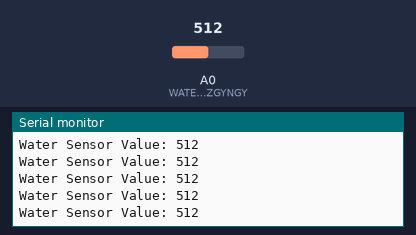
Recording of a sketch running on a simulated Arduino Uno, built with avr-gcc and run on an emulated ATmega328P. Parts: the last lines printed to the serial monitor. The test bench sets the inputs (shaded band); at power-on: A0 (WATER_SENSORA0ikjcfdixghugerthgyrtji5hvenuwgeywdgrymuqge7mhwerm8hgfiunhtijep8jqertkglhyuofghyimrewihN6ZGYNGY) = 512.

Above: at 4.2 s.
4.3 s: A0 (WATER_SENSORA0ikjcfdixghugerthgyrtji5hvenuwgeywdgrymuqge7mhwerm8hgfiunhtijep8jqertkglhyuofghyimrewihN6ZGYNGY) set to 982
At 4.42 s:
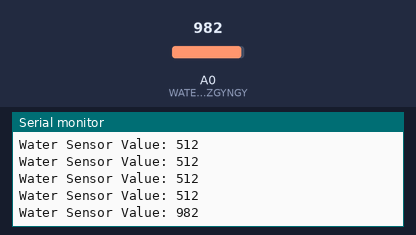
7.3 s: A0 (WATER_SENSORA0ikjcfdixghugerthgyrtji5hvenuwgeywdgrymuqge7mhwerm8hgfiunhtijep8jqertkglhyuofghyimrewihN6ZGYNGY) set to 1008
At 7.35 s:
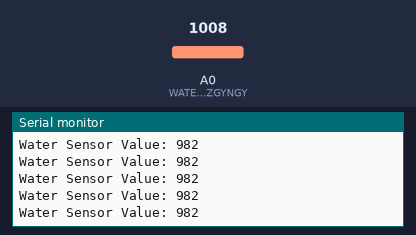
Timing chart, 0 to 9.8 s (numbered marks = the images above; inputs shaded):
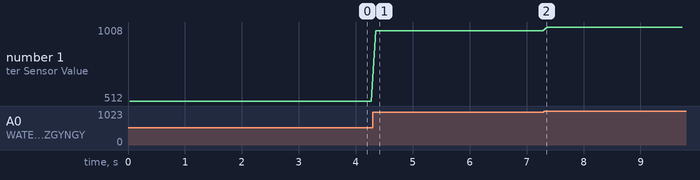

The sketch:

water_sensor.ino
```cpp
#define WATER_SENSORA0ikjcfdixghugerthgyrtji5hvenuwgeywdgrymuqge7mhwerm8hgfiunhtijep8jqertkglhyuofghyimrewihN6ZGYNGY A0

void setup() {
  pinMode( WATER_SENSORA0ikjcfdixghugerthgyrtji5hvenuwgeywdgrymuqge7mhwerm8hgfiunhtijep8jqertkglhyuofghyimrewihN6ZGYNGY , INPUT);
  Serial.begin(9600);
}

int readWaterSensor() {
  long sum = 0;
  for (int i = 0; i < 10; i++) {
    sum += analogRead( WATER_SENSORA0ikjcfdixghugerthgyrtji5hvenuwgeywdgrymuqge7mhwerm8hgfiunhtijep8jqertkglhyuofghyimrewihN6ZGYNGY );
    delay(3);
  }
  return sum / 10;
}

void loop() {
  int value = readWaterSensor();

  Serial.print("Water Sensor Value: ");
  Serial.println(value);

  delay(50);
}
```

Measured:
- after the input at 4.3 s, the serial monitor: prints a new line after 0.05 s (image 1)
- plotted number 1: 512 → 982 after the input at 4.3 s, 982 → 1008 after the input at 7.3 s
